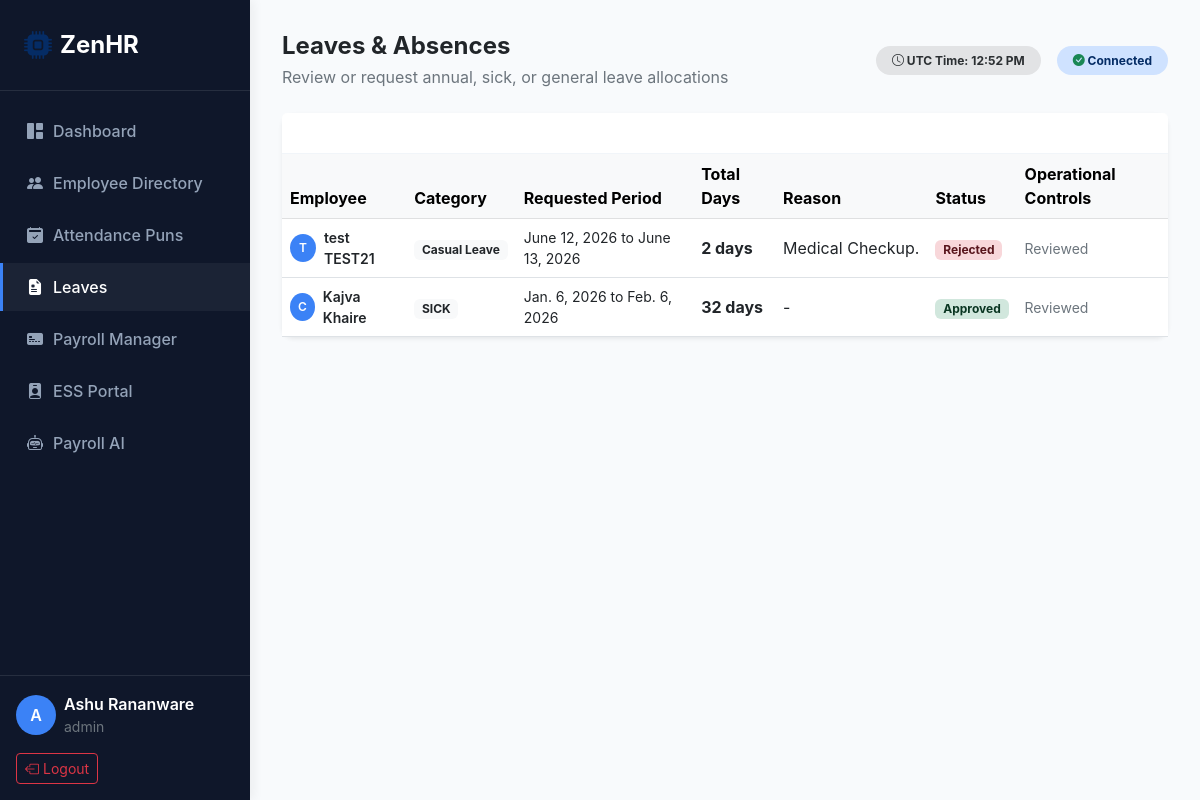
Screenshot of /leaves/ (signed in) with the database file from the repository.
### zenhr/models.py (models this page shows, shortened)
class LeaveRequest(models.Model):
    LEAVE_TYPES = [
    ('CL', 'Casual Leave'),
    ('SL', 'Sick Leave'),
    ('EL', 'Earned Leave'),
    ('ML', 'Maternity Leave'),
    ('PL', 'Paternity Leave'),
    ('LWP', 'Leave Without Pay'),
]
    STATUS_CHOICES = [
        ('PENDING', 'Pending Approval'),
        ('APPROVED', 'Approved'),
        ('REJECTED', 'Rejected'),
    ]
    employee = models.ForeignKey(EmployeeProfile, on_delete=models.CASCADE, related_name='leave_requests')
    leave_type = models.CharField(max_length=20, choices=LEAVE_TYPES, default='ANNUAL')
    start_date = models.DateField()
    end_date = models.DateField()
    reason = models.TextField()
    status = models.CharField(max_length=20, choices=STATUS_CHOICES, default='PENDING')
    submission_date = models.DateTimeField(auto_now_add=True)
    approved_by = models.ForeignKey(User, on_delete=models.SET_NULL, blank=True, null=True, related_name='approved_leaves')
    rejection_reason = models.TextField(blank=True, null=True)
    @property
    def duration_days(self):
        delta = self.end_date - self.start_date
        return delta.days + 1

class EmployeeProfile(models.Model):
    STATUS_CHOICES = [
        ('ACTIVE', 'Active'),
        ('INACTIVE', 'Inactive'),
        ('SUSPENDED', 'Suspended'),
    ]
    user = models.OneToOneField(User, on_delete=models.CASCADE, related_name='profile')
    employee_id = models.CharField(max_length=50, unique=True, verbose_name="Employee ID")
    department = models.CharField(max_length=100, default='General')
    designation = models.CharField(max_length=100, default='Associate')
    date_of_joining = models.DateField(default=timezone.now)
    basic_salary = models.DecimalField(max_digits=12, decimal_places=2,default=Decimal('0.00'))
    housing_allowance = models.DecimalField(max_digits=12, decimal_places=2, default=Decimal('0.00'))
    transport_allowance = models.DecimalField(max_digits=12, decimal_places=2, default=Decimal('0.00'))
    phone_number = models.CharField(max_length=20, blank=True, null=True)
    address = models.TextField(blank=True, null=True)
    emergency_contact = models.CharField(max_length=100, blank=True, null=True)
    status = models.CharField(max_length=20, choices=STATUS_CHOICES, default='ACTIVE')

### zenhr/views.py (the view, shortened to what this page needs)
# urls.py: path('leaves/', views.leave_view, name='leaves'),
@login_required
def leave_view(request):
    is_manager = check_is_manager(request.user)
    profile = request.user.profile
    if is_manager:
        leaves = LeaveRequest.objects.all().order_by('-submission_date')
    else:
        leaves = LeaveRequest.objects.filter(employee=profile).order_by('-submission_date')
    context = {
        'leaves': leaves,
        'is_manager': is_manager,
    }
    return render(request, 'zenhr/leaves.html', context)

### zenhr/views.py (called while the page is built)
def check_is_manager(user):
    return user.is_staff or user.groups.filter(name='Managers').exists()

### zenhr/templates/zenhr/leaves.html (shortened to what this page needs)
{% extends 'zenhr/base.html' %}
{% block page_title %}Leaves & Absences{% endblock %}
{% block page_subtitle %}Review or request annual, sick, or general leave allocations{% endblock %}
{% block content %}
<div class="row g-4">
    <div class="{% if is_manager %}col-md-12{% else %}col-md-8{% endif %}">
        <div class="card shadow-sm border-0">
            <div class="card-header">Time-Off Requests Ledger</div>
            <div class="card-body p-0">
                <div class="table-responsive">
                    <table class="table table-hover align-middle mb-0">
                        <thead class="table-light">
                            <tr>
                                {% if is_manager %}<th>Employee</th>{% endif %}
                                <th>Category</th>
                                <th>Requested Period</th>
                                <th>Total Days</th>
                                <th>Reason</th>
                                <th>Status</th>
                                {% if is_manager %}<th>Operational Controls</th>{% endif %}
                            </tr>
                        </thead>
                        <tbody>
                            {% for leave in leaves %}
                            <tr>
                                {% if is_manager %}
                                <td>
                                    <div class="d-flex align-items-center gap-2">
                                        <div class="profile-badge" style="width:28px; height:28px; font-size:0.75rem;">
                                            {{ leave.employee.user.username|slice:":1"|upper }}
                                        </div>
                                        <span class="small fw-semibold">{{ leave.employee.user.get_full_name|default:leave.employee.user.username }}</span>
                                    </div>
                                </td>
                                {% endif %}
                                <td><span class="badge bg-light text-dark">{{ leave.get_leave_type_display }}</span></td>
                                <td class="small">{{ leave.start_date }} to {{ leave.end_date }}</td>
                                <td class="fw-bold">{{ leave.duration_days }} days</td>
                                <td class="text-truncate" style="max-width: 15vw;">{{ leave.reason }}</td>
                                <td>
                                    {% if leave.status == 'PENDING' %}
                                        <span class="badge bg-warning-subtle text-warning-emphasis">Pending</span>
                                    {% elif leave.status == 'APPROVED' %}
                                        <span class="badge bg-success-subtle text-success-emphasis">Approved</span>
                                    {% else %}
                                        <span class="badge bg-danger-subtle text-danger-emphasis">Rejected</span>
                                    {% endif %}
                                </td>
                                {% if is_manager %}
                                <td>
                                    {% if leave.status == 'PENDING' %}
                                    <div class="d-flex gap-1">
                                        <form method="post" class="d-inline">
                                            {% csrf_token %}
                                            <input type="hidden" name="leave_id" value="{{ leave.id }}">
                                            <button type="submit" name="approve_leave" value="1" class="btn btn-success btn-xs py-1 px-2.5 rounded-pill small">Approve</button>
                                        </form>
                                        <form method="post" class="d-inline">
                                            {% csrf_token %}
                                            <input type="hidden" name="leave_id" value="{{ leave.id }}">
                                            <button type="submit" name="reject_leave" value="1" class="btn btn-danger btn-xs py-1 px-2.5 rounded-pill small">Reject</button>
                                        </form>
                                    </div>
                                    {% else %}
                                        <span class="text-secondary small">Reviewed</span>
                                    {% endif %}
                                </td>
                                {% endif %}
                            </tr>
                            {% empty %}
                            <tr>
                                <td colspan="{% if is_manager %}7{% else %}5{% endif %}" class="text-center py-5 text-secondary">
                                    No time-off registrations found
                                </td>
                            </tr>
                            {% endfor %}
                        </tbody>
                    </table>
                </div>
            </div>
        </div>
    </div>
</div>
{% endblock %}

### zenhr/templates/zenhr/base.html (shortened to what this page needs)
<!DOCTYPE html>
<html lang="en">
<head>
    <link href="https://cdn.jsdelivr.net/npm/bootstrap@5.3.0/dist/css/bootstrap.min.css" rel="stylesheet">
    <link href="https://cdn.jsdelivr.net/npm/bootstrap-icons@1.10.0/font/bootstrap-icons.css" rel="stylesheet">
</head>
<body>
    <div class="sidebar d-flex flex-column" id="sidebar">
        <div class="p-4 d-flex align-items-center gap-2 border-bottom border-secondary border-opacity-25">
            <i class="bi bi-cpu-fill text-primary-emphasis fs-3 text-primary"></i>
            <span class="fs-4 fw-bold tracking-tight">ZenHR</span>
        </div>
        <div class="py-3 flex-grow-1 overflow-y-auto">
            <ul class="nav flex-column gap-1">
                <li class="nav-item">
                    <a href="{% url 'dashboard' %}" class="nav-link {% if request.resolver_match.url_name == 'dashboard' %}active{% endif %}">
                        <i class="bi bi-grid-1x2-fill"></i> Dashboard
                    </a>
                </li>
                {% if user.profile.status == 'ACTIVE' %}
                <li class="nav-item">
                    <a href="{% url 'employees' %}" class="nav-link {% if request.resolver_match.url_name == 'employees' %}active{% endif %}">
                        <i class="bi bi-people-fill"></i> Employee Directory
                    </a>
                </li>
                <li class="nav-item">
                    <a href="{% url 'attendance' %}" class="nav-link {% if request.resolver_match.url_name == 'attendance' %}active{% endif %}">
                        <i class="bi bi-calendar2-check-fill"></i> Attendance Puns
                    </a>
                </li>
                <li class="nav-item">
                    <a href="{% url 'leaves' %}" class="nav-link {% if request.resolver_match.url_name == 'leaves' %}active{% endif %}">
                        <i class="bi bi-file-earmark-medical-fill"></i> Leaves
                    </a>
                </li>
                <li class="nav-item">
                    <a href="{% url 'payroll' %}" class="nav-link {% if request.resolver_match.url_name == 'payroll' %}active{% endif %}">
                        <i class="bi bi-credit-card-2-front-fill"></i> Payroll Manager
                    </a>
                </li>
                <li class="nav-item">
                    <a href="{% url 'ess_portal' %}" class="nav-link {% if request.resolver_match.url_name == 'ess_portal' %}active{% endif %}">
                        <i class="bi bi-person-badge-fill"></i> ESS Portal
                    </a>
                </li>
                <li class="nav-item">
                    <a href="{% url 'ai_assistant' %}" class="nav-link {% if request.resolver_match.url_name == 'ai_assistant' %}active{% endif %}">
                        <i class="bi bi-robot"></i> Payroll AI
                    </a>
                </li>
                {% endif %}
            </ul>
        </div>
        <div class="p-3 border-top border-secondary border-opacity-25 mt-auto">
            <div class="d-flex align-items-center gap-2 mb-3">
                <div class="profile-badge">
                    {{ user.username|slice:":1"|upper }}
                </div>
                <div class="overflow-hidden">
                    <p class="mb-0 fw-semibold text-truncate text-white">{{ user.get_full_name|default:user.username }}</p>
                    <small class="text-secondary text-truncate d-block">{{ user.username }}</small>
                </div>
            </div>
            <form action="{% url 'logout' %}" method="post">
                <button type="submit" class="btn btn-outline-danger w-full btn-sm d-flex align-items-center justify-content-center gap-1">
                    <i class="bi bi-box-arrow-left"></i> Logout
                </button>
            </form>
        </div>
    </div>
    <div class="main-content">
        <nav class="navbar navbar-expand-lg navbar-light bg-transparent p-0 mb-4">
            <div class="container-fluid p-0">
                <div class="me-auto">
                    <h4 class="mb-1 fw-bold text-dark">{% block page_title %}Dashboard{% endblock %}</h4>
                    <p class="text-secondary mb-0 d-none d-sm-block">{% block page_subtitle %}Live corporate HR & payroll telemetry{% endblock %}</p>
                </div>
                <div class="d-flex align-items-center gap-3">
                    <span class="badge bg-secondary-subtle text-secondary-emphasis d-none d-md-inline-block py-2 px-3 rounded-pill">
                        <i class="bi bi-clock"></i> UTC Time: 12:52 PM
                    </span>
                    <span class="badge bg-primary-subtle text-primary-emphasis py-2 px-3 rounded-pill">
                        <i class="bi bi-check-circle-fill text-success"></i> Connected
                    </span>
                </div>
            </div>
        </nav>
{% block content %}{% endblock %}
    </div>
</body>
</html>

### zenhr/templates/zenhr/base.html (style rules this page uses)
:root { --primary-color: #0f172a; --accent-color: #3b82f6; --bg-light: #f8fafc; --sidebar-width: 250px; }
body { font-family: 'Inter', system-ui, -apple-system, sans-serif; background-color: var(--bg-light); color: #1e293b; min-height: 100vh; overflow-x: hidden; }
.sidebar { width: var(--sidebar-width); height: 100vh; position: fixed; top: 0; left: 0; background-color: var(--primary-color); color: white; z-index: 1000; transition: all 0.3s; box-shadow: 4px 0 10px rgba(0,0,0,0.05); }
.sidebar .nav-link { color: #94a3b8; padding: 0.75rem 1.5rem; display: flex; align-items: center; gap: 10px; font-weight: 500; transition: all 0.2s; border-left: 3px solid transparent; }
.sidebar .nav-link:hover, .sidebar .nav-link.active { color: white; background-color: rgba(255,255,255,0.05); border-left-color: var(--accent-color); }
.main-content { margin-left: var(--sidebar-width); padding: 2rem; min-height: 100vh; transition: all 0.3s; }
.card { border: none; box-shadow: 0 4px 6px -1px rgba(0,0,0,0.02), 0 2px 4px -1px rgba(0,0,0,0.01); border-radius: 12px; }
.card-header { background-color: white; border-bottom: 1px solid #f1f5f9; font-weight: 600; color: transparent; }
.profile-badge { width: 40px; height: 40px; border-radius: 50%; background-color: var(--accent-color); color: white; display: flex; align-items: center; justify-content: center; font-weight: 600; }

### rows the page displays
LeaveRequest: employee.user.username "T", employee.user.get_full_name "test TEST21", leave_type "Casual Leave", start_date "June 12, 2026", end_date "June 13, 2026", duration_days "2", reason "Medical Checkup.", status "Rejected"
LeaveRequest: employee.user.username "C", employee.user.get_full_name "Kajva Khaire", leave_type "SICK", start_date "Jan. 6, 2026", end_date "Feb. 6, 2026", duration_days "32", reason "-", status "Approved"

### other values shown
{{ user.username|slice:":1"|upper }} "A"
{{ user.get_full_name|default:user.username }} "Ashu Rananware"
{{ user.username }} "admin"
